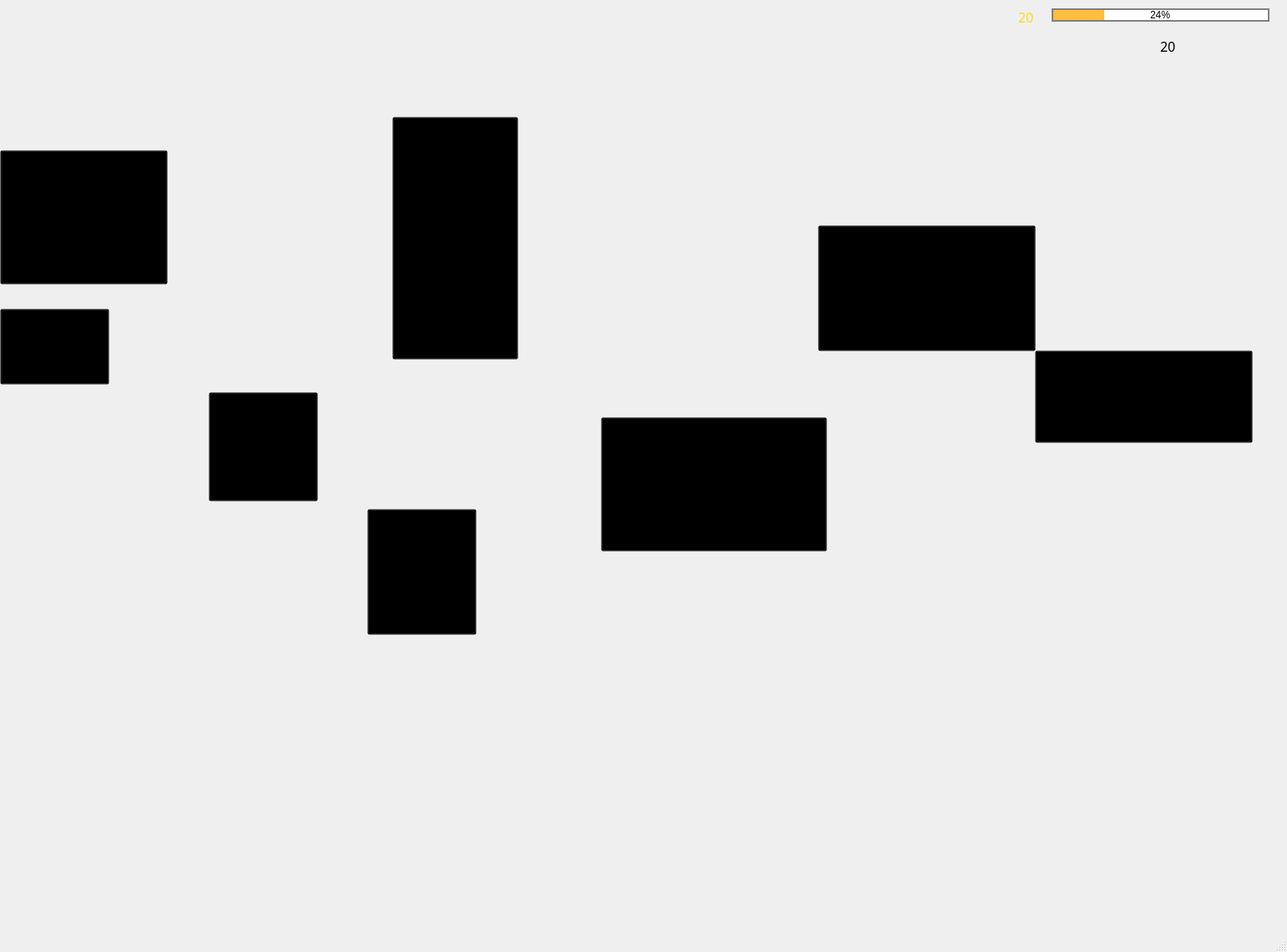
<?xml version="1.0" encoding="UTF-8"?>
<ui version="4.0">
 <class>Farm_page</class>
 <widget class="QMainWindow" name="Farm_page">
  <property name="geometry">
   <rect>
    <x>0</x>
    <y>0</y>
    <width>1542</width>
    <height>1141</height>
   </rect>
  </property>
  <property name="windowTitle">
   <string>MainWindow</string>
  </property>
  <widget class="QWidget" name="centralwidget">
   <widget class="QPushButton" name="sheep_butt">
    <property name="geometry">
     <rect>
      <x>0</x>
      <y>370</y>
      <width>131</width>
      <height>91</height>
     </rect>
    </property>
    <property name="cursor">
     <cursorShape>PointingHandCursor</cursorShape>
    </property>
    <property name="styleSheet">
     <string notr="true">background-color: transparent;</string>
    </property>
    <property name="text">
     <string/>
    </property>
   </widget>
   <widget class="QPushButton" name="cowp_butt">
    <property name="geometry">
     <rect>
      <x>720</x>
      <y>500</y>
      <width>271</width>
      <height>161</height>
     </rect>
    </property>
    <property name="cursor">
     <cursorShape>PointingHandCursor</cursorShape>
    </property>
    <property name="styleSheet">
     <string notr="true">background-color: transparent;</string>
    </property>
    <property name="text">
     <string/>
    </property>
   </widget>
   <widget class="QPushButton" name="henp_butt">
    <property name="geometry">
     <rect>
      <x>1240</x>
      <y>420</y>
      <width>261</width>
      <height>111</height>
     </rect>
    </property>
    <property name="cursor">
     <cursorShape>PointingHandCursor</cursorShape>
    </property>
    <property name="styleSheet">
     <string notr="true">background-color: transparent;</string>
    </property>
    <property name="text">
     <string/>
    </property>
   </widget>
   <widget class="QLabel" name="henl">
    <property name="geometry">
     <rect>
      <x>1230</x>
      <y>420</y>
      <width>131</width>
      <height>111</height>
     </rect>
    </property>
    <property name="styleSheet">
     <string notr="true">background-color: transparent;</string>
    </property>
    <property name="text">
     <string/>
    </property>
   </widget>
   <widget class="QPushButton" name="silo_butt">
    <property name="geometry">
     <rect>
      <x>470</x>
      <y>140</y>
      <width>151</width>
      <height>291</height>
     </rect>
    </property>
    <property name="cursor">
     <cursorShape>PointingHandCursor</cursorShape>
    </property>
    <property name="styleSheet">
     <string notr="true">background-color: transparent;</string>
    </property>
    <property name="text">
     <string/>
    </property>
   </widget>
   <widget class="QPushButton" name="shop_butt">
    <property name="geometry">
     <rect>
      <x>0</x>
      <y>180</y>
      <width>201</width>
      <height>161</height>
     </rect>
    </property>
    <property name="cursor">
     <cursorShape>PointingHandCursor</cursorShape>
    </property>
    <property name="styleSheet">
     <string notr="true">background-color: transparent;</string>
    </property>
    <property name="text">
     <string/>
    </property>
   </widget>
   <widget class="QLabel" name="car_l">
    <property name="geometry">
     <rect>
      <x>10</x>
      <y>270</y>
      <width>111</width>
      <height>81</height>
     </rect>
    </property>
    <property name="styleSheet">
     <string notr="true">background-color: transparent;</string>
    </property>
    <property name="text">
     <string/>
    </property>
   </widget>
   <widget class="QLabel" name="cow_l">
    <property name="geometry">
     <rect>
      <x>790</x>
      <y>480</y>
      <width>211</width>
      <height>171</height>
     </rect>
    </property>
    <property name="styleSheet">
     <string notr="true">background-color: transparent;</string>
    </property>
    <property name="text">
     <string/>
    </property>
   </widget>
   <widget class="QLabel" name="cow_l_2">
    <property name="geometry">
     <rect>
      <x>710</x>
      <y>530</y>
      <width>151</width>
      <height>111</height>
     </rect>
    </property>
    <property name="styleSheet">
     <string notr="true">background-color: transparent;</string>
    </property>
    <property name="text">
     <string/>
    </property>
   </widget>
   <widget class="QLabel" name="silo_l">
    <property name="geometry">
     <rect>
      <x>380</x>
      <y>110</y>
      <width>331</width>
      <height>351</height>
     </rect>
    </property>
    <property name="styleSheet">
     <string notr="true">background-color: transparent;</string>
    </property>
    <property name="text">
     <string/>
    </property>
   </widget>
   <widget class="QLabel" name="cowp_l">
    <property name="geometry">
     <rect>
      <x>650</x>
      <y>430</y>
      <width>451</width>
      <height>341</height>
     </rect>
    </property>
    <property name="styleSheet">
     <string notr="true">background-color: transparent;</string>
    </property>
    <property name="text">
     <string/>
    </property>
   </widget>
   <widget class="QPushButton" name="storge_butt">
    <property name="geometry">
     <rect>
      <x>980</x>
      <y>270</y>
      <width>261</width>
      <height>151</height>
     </rect>
    </property>
    <property name="cursor">
     <cursorShape>PointingHandCursor</cursorShape>
    </property>
    <property name="styleSheet">
     <string notr="true">background-color: transparent;</string>
    </property>
    <property name="text">
     <string/>
    </property>
   </widget>
   <widget class="QLabel" name="henp_l">
    <property name="geometry">
     <rect>
      <x>1290</x>
      <y>390</y>
      <width>211</width>
      <height>141</height>
     </rect>
    </property>
    <property name="styleSheet">
     <string notr="true">background-color: transparent;</string>
    </property>
    <property name="text">
     <string/>
    </property>
   </widget>
   <widget class="QPushButton" name="gandom_butt">
    <property name="geometry">
     <rect>
      <x>250</x>
      <y>470</y>
      <width>131</width>
      <height>131</height>
     </rect>
    </property>
    <property name="cursor">
     <cursorShape>PointingHandCursor</cursorShape>
    </property>
    <property name="styleSheet">
     <string notr="true">background-color: transparent;</string>
    </property>
    <property name="text">
     <string/>
    </property>
   </widget>
   <widget class="QLabel" name="gandom_l">
    <property name="geometry">
     <rect>
      <x>180</x>
      <y>270</y>
      <width>401</width>
      <height>541</height>
     </rect>
    </property>
    <property name="styleSheet">
     <string notr="true">background-color: transparent;</string>
    </property>
    <property name="text">
     <string/>
    </property>
   </widget>
   <widget class="QLabel" name="levelpix_l">
    <property name="geometry">
     <rect>
      <x>1200</x>
      <y>0</y>
      <width>341</width>
      <height>41</height>
     </rect>
    </property>
    <property name="styleSheet">
     <string notr="true">background-color: transparent;</string>
    </property>
    <property name="text">
     <string/>
    </property>
   </widget>
   <widget class="QProgressBar" name="exp_progressBar">
    <property name="geometry">
     <rect>
      <x>1260</x>
      <y>10</y>
      <width>261</width>
      <height>16</height>
     </rect>
    </property>
    <property name="styleSheet">
     <string notr="true">QProgressBar::chunk {background-color:  #ffbe3d;


}
 QProgressBar{text-align: center;
 border: 2px solid grey;
   border-radius: 20px;
}
</string>
    </property>
    <property name="value">
     <number>24</number>
    </property>
   </widget>
   <widget class="QLabel" name="cointakjte_l">
    <property name="geometry">
     <rect>
      <x>1380</x>
      <y>40</y>
      <width>151</width>
      <height>31</height>
     </rect>
    </property>
    <property name="styleSheet">
     <string notr="true">background-color: transparent;</string>
    </property>
    <property name="text">
     <string/>
    </property>
   </widget>
   <widget class="QLabel" name="cointakjte_l_2">
    <property name="geometry">
     <rect>
      <x>1460</x>
      <y>40</y>
      <width>61</width>
      <height>31</height>
     </rect>
    </property>
    <property name="styleSheet">
     <string notr="true">background-color: transparent;</string>
    </property>
    <property name="text">
     <string/>
    </property>
   </widget>
   <widget class="QLabel" name="coin_n_l">
    <property name="geometry">
     <rect>
      <x>1390</x>
      <y>40</y>
      <width>61</width>
      <height>31</height>
     </rect>
    </property>
    <property name="font">
     <font>
      <family>Jokerman</family>
      <pointsize>12</pointsize>
     </font>
    </property>
    <property name="styleSheet">
     <string notr="true">background-color: transparent;</string>
    </property>
    <property name="text">
     <string>20</string>
    </property>
   </widget>
   <widget class="QLabel" name="yonje_l">
    <property name="geometry">
     <rect>
      <x>290</x>
      <y>520</y>
      <width>401</width>
      <height>271</height>
     </rect>
    </property>
    <property name="styleSheet">
     <string notr="true">background-color: transparent;</string>
    </property>
    <property name="text">
     <string/>
    </property>
   </widget>
   <widget class="QPushButton" name="yonje_butt">
    <property name="geometry">
     <rect>
      <x>440</x>
      <y>610</y>
      <width>131</width>
      <height>151</height>
     </rect>
    </property>
    <property name="cursor">
     <cursorShape>PointingHandCursor</cursorShape>
    </property>
    <property name="styleSheet">
     <string notr="true">background-color: transparent;</string>
    </property>
    <property name="text">
     <string/>
    </property>
   </widget>
   <widget class="QLabel" name="level_n_l">
    <property name="geometry">
     <rect>
      <x>1220</x>
      <y>0</y>
      <width>61</width>
      <height>41</height>
     </rect>
    </property>
    <property name="font">
     <font>
      <family>Jokerman</family>
      <pointsize>12</pointsize>
     </font>
    </property>
    <property name="styleSheet">
     <string notr="true">background-color: transparent;
color: rgb(255, 217, 25);</string>
    </property>
    <property name="text">
     <string>20</string>
    </property>
   </widget>
   <zorder>gandom_l</zorder>
   <zorder>henp_l</zorder>
   <zorder>cowp_l</zorder>
   <zorder>silo_l</zorder>
   <zorder>sheep_butt</zorder>
   <zorder>henl</zorder>
   <zorder>silo_butt</zorder>
   <zorder>shop_butt</zorder>
   <zorder>car_l</zorder>
   <zorder>cow_l</zorder>
   <zorder>cow_l_2</zorder>
   <zorder>cowp_butt</zorder>
   <zorder>storge_butt</zorder>
   <zorder>henp_butt</zorder>
   <zorder>levelpix_l</zorder>
   <zorder>exp_progressBar</zorder>
   <zorder>cointakjte_l</zorder>
   <zorder>cointakjte_l_2</zorder>
   <zorder>coin_n_l</zorder>
   <zorder>yonje_l</zorder>
   <zorder>yonje_butt</zorder>
   <zorder>gandom_butt</zorder>
   <zorder>level_n_l</zorder>
  </widget>
  <widget class="QMenuBar" name="menubar">
   <property name="geometry">
    <rect>
     <x>0</x>
     <y>0</y>
     <width>1542</width>
     <height>25</height>
    </rect>
   </property>
  </widget>
  <widget class="QStatusBar" name="statusbar"/>
 </widget>
 <resources/>
 <connections/>
</ui>
